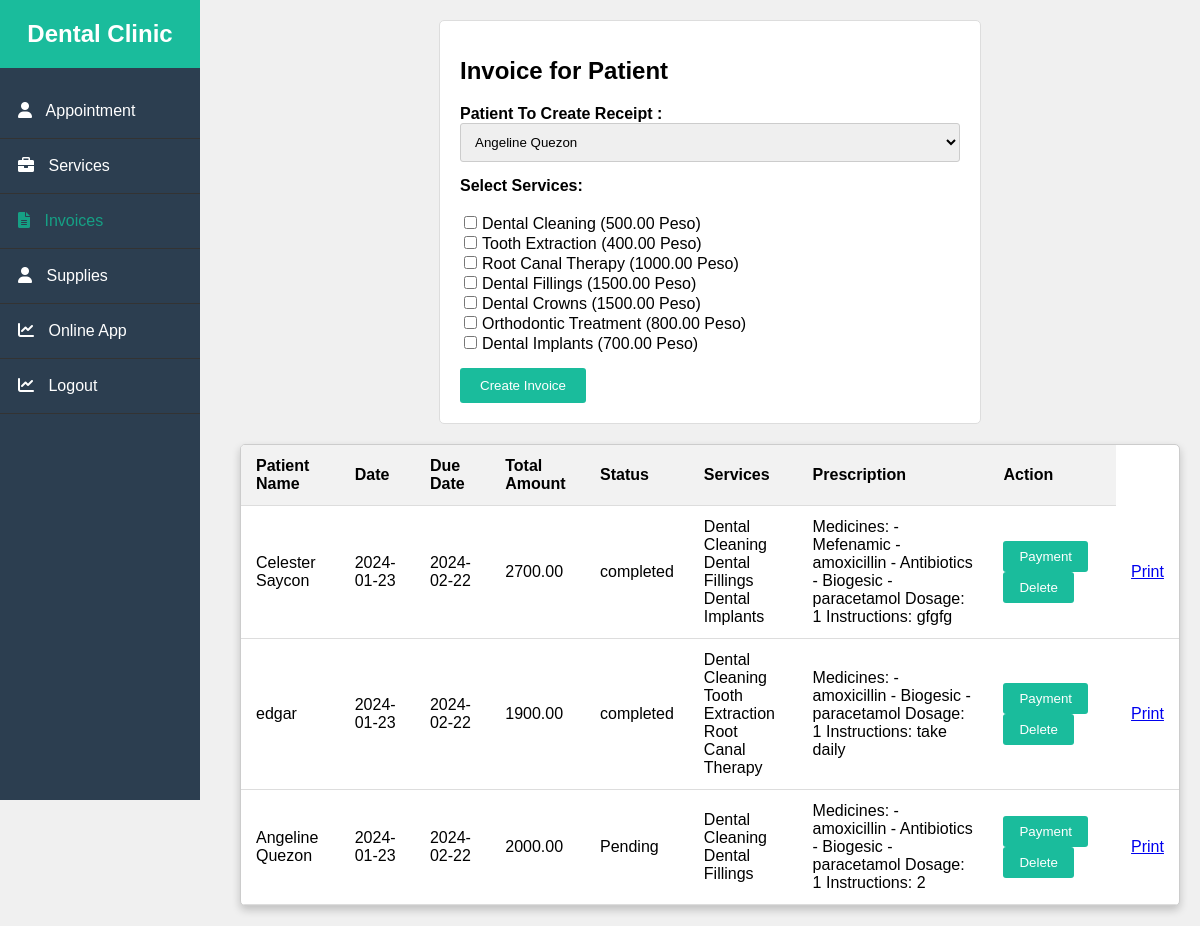
/invoices.php, run on the app's committed database.
### tables this page shows
CREATE TABLE `services` (
  `id` int(11) NOT NULL,
  `name` varchar(255) NOT NULL,
  `price` decimal(10,2) NOT NULL
);

CREATE TABLE `invoices` (
  `id` int(11) NOT NULL,
  `fullname` varchar(255) DEFAULT NULL,
  `date` date DEFAULT NULL,
  `due_date` date DEFAULT NULL,
  `total_amount` decimal(10,2) DEFAULT NULL,
  `status` varchar(50) DEFAULT NULL,
  `prescription` varchar(255) DEFAULT NULL,
  `patient_id` int(11) DEFAULT NULL,
  `service` varchar(255) DEFAULT NULL
);

CREATE TABLE `patients` (
  `id` int(11) NOT NULL,
  `fullname` varchar(255) NOT NULL,
  `email` varchar(255) NOT NULL,
  `contact` varchar(50) NOT NULL,
  `services` varchar(255) NOT NULL,
  `doctor` varchar(255) NOT NULL,
  `datetime` datetime NOT NULL
);

### invoices.php (the view, shortened to what this page needs)
<!DOCTYPE html>
<html lang="en">
<head>
    <link rel="stylesheet" href="https://cdnjs.cloudflare.com/ajax/libs/font-awesome/6.0.0/css/all.min.css">
</head>
<body>
<div class="sidebar">
  <h2>Dental Clinic</h2>
  <ul>
        <li><a href="patients.php" style="color:white;; text-decoration: none;"><i class="fa fa-user"></i> Appointment</a></li>
        <li><a href="services.php" style="color: white; text-decoration: none;"><i class="fa fa-briefcase"></i> Services</a></li>
        <li><a href="invoices.php" style="color:  #16a085; text-decoration: none;"><i class="fa fa-file-text"></i> Invoices</a></li>
        <li><a href="StaffSupplies.php" style="color: white; text-decoration: none;"><i class="fa fa-user"></i> Supplies</a></li>
       <li><a href="onlineapp.php" style="color: white; text-decoration: none; white-space: nowrap;"><i class="fa fa-chart-line"></i> Online App</a></li>
        <li><a href="logout.php" style="color: white; text-decoration: none; white-space: nowrap;"><i class="fa fa-chart-line"></i> Logout</a></li>
      </ul>
</div>
<div class="content">
    <div class="form-container">
        <h1>Invoice for  Patient</h1>
        <form action="your_save_to_db_script.php" method="POST">
            <div class="form-group">
                <label for="patient" class="form-label">Patient To Create Receipt :</label>
                <select name="patient" id="patient" class="form-select">
                    <?php
                    include 'sad/db.php';
                    $sql = "SELECT * FROM patients";
                    $result = mysqli_query($conn, $sql);
                    if ($result && mysqli_num_rows($result) > 0) {
                        while ($row = mysqli_fetch_assoc($result)) {
                            $patientId = $row['id'];
                            $patientFullName = $row['fullname'];
                            echo "<option value='$patientId'>$patientFullName</option>";
                        }
                    } else {
                        echo "<option value=''>No patients found</option>";
                    }
                    ?>
                </select>
            </div>
            <div class="form-group">
                <label class="form-label">Select Services:</label><br>
                <?php
                include 'sad/db.php';
                $sqlServices = "SELECT * FROM services";
                $resultServices = mysqli_query($conn, $sqlServices);
                if ($resultServices && mysqli_num_rows($resultServices) > 0) {
                    while ($rowServices = mysqli_fetch_assoc($resultServices)) {
                        $serviceId = $rowServices['id'];
                        $serviceName = $rowServices['name'];
                        $servicePrice = $rowServices['price'];
                        echo "<input type='checkbox' name='services[]' value='$serviceId' class='form-checkbox'>$serviceName ($servicePrice Peso)<br>";
                    }
                } else {
                    echo "No services found";
                }
                ?>
            </div>
            <button type="submit" class="form-button">Create Invoice</button>
        </form>
    </div>
    <div class="invoice-table">
    <table>
        <thead>
            <tr>
                <th>Patient Name</th>
                <th>Date</th>
                <th>Due Date</th>
                <th>Total Amount</th>
                <th>Status</th>
                <th>Services</th>
                <th>Prescription</th>
                <th>Action</th>
            </tr>
        </thead>
        <tbody>
            <?php
            include 'sad/db.php';
            $sql = "SELECT i.id, i.patient_id, i.date, i.due_date, i.total_amount, i.status, i.service, i.`prescription`, p.fullname FROM invoices i
                    INNER JOIN patients p ON i.patient_id = p.id";
            $result = mysqli_query($conn, $sql);
            if ($result && mysqli_num_rows($result) > 0) {
                while ($row = mysqli_fetch_assoc($result)) {
                    echo "<tr>";
                    echo "<td>" . $row['fullname'] . "</td>";
                    echo "<td>" . $row['date'] . "</td>";
                    echo "<td>" . $row['due_date'] . "</td>";
                    echo "<td>" . $row['total_amount'] . "</td>";
                    echo "<td>" . $row['status'] . "</td>";
                    echo "<td>";
                    $serviceIds = explode(",", $row['service']);
                    foreach ($serviceIds as $serviceId) {
                        $sqlServiceName = "SELECT name FROM services WHERE id = $serviceId";
                        $resultServiceName = mysqli_query($conn, $sqlServiceName);
                        if ($resultServiceName && mysqli_num_rows($resultServiceName) > 0) {
                            $serviceName = mysqli_fetch_assoc($resultServiceName)['name'];
                            echo $serviceName . "<br>";
                        }
                    }
                    echo "</td>";
                    echo "<td>" . $row['prescription'] . "</td>";
                    echo "<td>";
                    echo "<form method='POST'>";
                    echo "<button type='submit' name='payment'>Payment</button>";
                    echo "<button type='submit' name='delete'>Delete</button>";
                    echo "</form>";
                    echo "</td>";
                    echo "<td><a href='print_invoice.php?invoice_id=" . $row['id'] . "' target='_blank'>Print</a></td>";
                    echo "</tr>";
                }
            } else {
                echo "<tr><td colspan='8'>No invoices found</td></tr>";
            }
            ?>
        </tbody>
    </table>
</div>

### invoices.php (style rules this page uses)
body { font-family: 'Arial', sans-serif; margin: 0; padding: 0; background: #f0f0f0; }
.sidebar { background-color: #2c3e50; color: white; width: 200px; height: 100vh; position: fixed; overflow: auto; }
.sidebar h2 { padding: 20px; margin: 0; background: #1abc9c; text-align: center; }
.sidebar ul { list-style-type: none; padding: 0; }
.sidebar ul li { padding: 18px; border-bottom: 1px solid #333; }
.sidebar ul li i { margin-right: 10px; }
.content { margin-left: 220px; padding: 20px; }
.form-container { background-color: #fff; border: 1px solid #ddd; padding: 20px; max-width: 500px; margin: 0 auto; border-radius: 5px; }
.form-container h1 { font-size: 24px; margin-bottom: 20px; }
.form-group { margin-bottom: 15px; }
.form-label { font-weight: bold; display: block; }
.form-select { width: 100%; padding: 10px; border: 1px solid #ccc; border-radius: 3px; outline: none; }
.form-checkbox { margin-right: 5px; }
.form-button { background-color: #1abc9c; color: #fff; padding: 10px 20px; border: none; border-radius: 3px; cursor: pointer; }
.invoice-table { border: 1px solid #ccc; background-color: #fff; box-shadow: 0 4px 8px rgba(0, 0, 0, 0.2); border-radius: 5px; margin-top: 20px; overflow-x: auto; }
.invoice-table table { width: 100%; border-collapse: collapse; }
.invoice-table th, .invoice-table td { padding: 12px 15px; text-align: left; border-bottom: 1px solid #ddd; }
.invoice-table th { background-color: #f2f2f2; font-weight: bold; }
.invoice-table button { background-color: #1abc9c; color: #fff; padding: 8px 16px; border: none; border-radius: 3px; cursor: pointer; margin-right: 5px; }

### data on the page
services: name "Dental Cleaning", price "500.00"
services: name "Tooth Extraction", price "400.00"
services: name "Root Canal Therapy", price "1000.00"
services: name "Dental Fillings", price "1500.00"
services: name "Dental Crowns", price "1500.00"
services: name "Orthodontic Treatment", price "800.00"
services: name "Dental Implants", price "700.00"
invoices: patient.fullname "Celester Saycon", date "2024-01-23", due_date "2024-02-22", total_amount "2700.00", status "completed", prescription "Medicines: - Mefenamic - amoxicillin - Antibiotics - Biogesic - paracetamol Dosage: 1 Instructions: gfgfg"
invoices: patient.fullname "edgar", date "2024-01-23", due_date "2024-02-22", total_amount "1900.00", status "completed", prescription "Medicines: - amoxicillin - Biogesic - paracetamol Dosage: 1 Instructions: take daily"
invoices: patient.fullname "Angeline Quezon", date "2024-01-23", due_date "2024-02-22", total_amount "2000.00", status "Pending", prescription "Medicines: - amoxicillin - Antibiotics - Biogesic - paracetamol Dosage: 1 Instructions: 2"

### other printed values
form field patient "Angeline Quezon"
